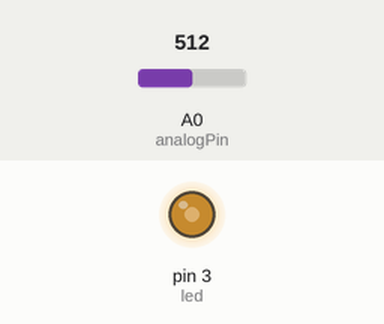
Recording of a sketch running on a simulated Arduino Uno, built with avr-gcc and run on an emulated ATmega328P. Shown: output pins drawn as LEDs (lit = HIGH). The test bench sets the inputs (shaded band); at power-on: A0 (analogPin) = 512.

Above: at 1.2 s.
1.3 s: A0 (analogPin) set to 716
At 1.7 s:
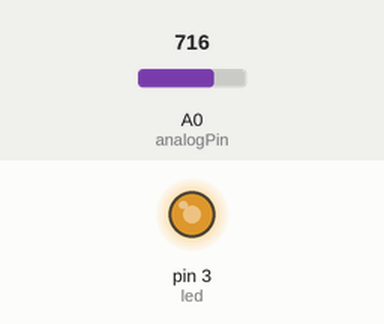
2.8 s: A0 (analogPin) set to 900
At 4.0 s:
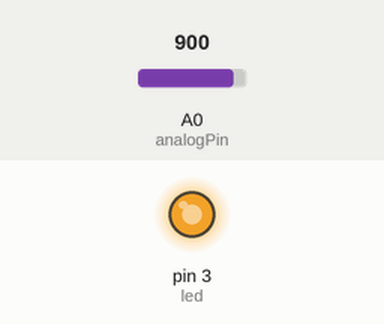
4.3 s: A0 (analogPin) set to 122
At 5.2 s:
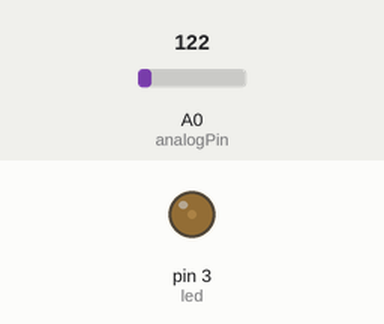
5.8 s: A0 (analogPin) set to 0
At 6.3 s:
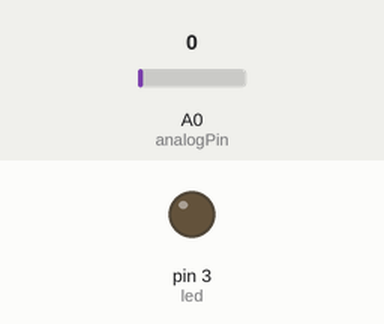
Timing chart, 0 to 8.3 s (numbered marks = the images above; inputs shaded):
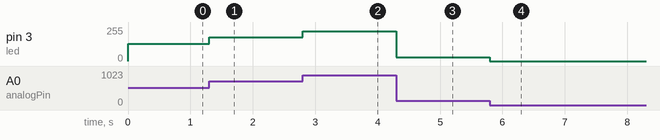

Measured:
- after the input at 1.3 s, pin 3 (led): 128/255 → 179/255 at once
- after the input at 2.8 s, pin 3 (led): 179/255 → 225/255 at once
- after the input at 4.3 s, pin 3 (led): 225/255 → 30/255 at once
- after the input at 5.8 s, pin 3 (led): 30/255 → 0/255 at once

The sketch:

18_Dimmer_-_MHP.ino
```cpp
// Oppgave 18 - Dimmer - 30.01.2018 - MHP

// KONSTANTER:
const byte led = 3;
const byte analogPin = A0;

// VARIABLER:
int val;

// SETUP:
void setup() {
  pinMode(led, OUTPUT);
  pinMode(analogPin, INPUT);
}

// FUNKSJONER:

// HOVUDPROGRAM:
void loop() {
  val = analogRead(analogPin);
  analogWrite(led, val / 4);
}
```
